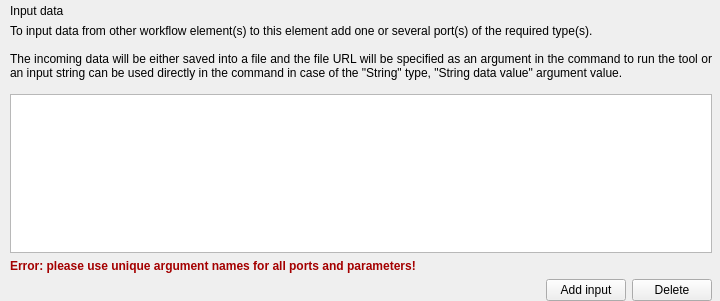
<?xml version="1.0" encoding="UTF-8"?>
<ui version="4.0">
 <class>CreateCmdlineBasedWorkerWizardInputDataPage</class>
 <widget class="QWizardPage" name="CreateCmdlineBasedWorkerWizardInputDataPage">
  <property name="geometry">
   <rect>
    <x>0</x>
    <y>0</y>
    <width>720</width>
    <height>301</height>
   </rect>
  </property>
  <property name="windowTitle">
   <string>WizardPage</string>
  </property>
  <layout class="QVBoxLayout" name="verticalLayout_3">
   <property name="leftMargin">
    <number>10</number>
   </property>
   <property name="topMargin">
    <number>4</number>
   </property>
   <property name="rightMargin">
    <number>8</number>
   </property>
   <property name="bottomMargin">
    <number>0</number>
   </property>
   <item>
    <widget class="QLabel" name="lblTitle">
     <property name="text">
      <string>Input data</string>
     </property>
    </widget>
   </item>
   <item>
    <layout class="QVBoxLayout" name="verticalLayout">
     <property name="spacing">
      <number>0</number>
     </property>
     <item>
      <widget class="QLabel" name="lblDescription">
       <property name="sizePolicy">
        <sizepolicy hsizetype="Preferred" vsizetype="Preferred">
         <horstretch>0</horstretch>
         <verstretch>0</verstretch>
        </sizepolicy>
       </property>
       <property name="text">
        <string>To input data from other workflow element(s) to this element add one or several port(s) of the required type(s).

The incoming data will be either saved into a file and the file URL will be specified as an argument in the command to run the tool or an input string can be used directly in the command in case of the &quot;String&quot; type, &quot;String data value&quot; argument value.
</string>
       </property>
       <property name="alignment">
        <set>Qt::AlignJustify|Qt::AlignVCenter</set>
       </property>
       <property name="wordWrap">
        <bool>true</bool>
       </property>
      </widget>
     </item>
     <item>
      <widget class="QTableView" name="tvInput">
       <property name="minimumSize">
        <size>
         <width>700</width>
         <height>0</height>
        </size>
       </property>
       <property name="selectionMode">
        <enum>QAbstractItemView::SingleSelection</enum>
       </property>
       <attribute name="verticalHeaderVisible">
        <bool>false</bool>
       </attribute>
       <attribute name="verticalHeaderHighlightSections">
        <bool>false</bool>
       </attribute>
      </widget>
     </item>
    </layout>
   </item>
   <item>
    <widget class="QLabel" name="duplicateInputsWarningLabel">
     <property name="palette">
      <palette>
       <active>
        <colorrole role="WindowText">
         <brush brushstyle="SolidPattern">
          <color alpha="255">
           <red>164</red>
           <green>0</green>
           <blue>0</blue>
          </color>
         </brush>
        </colorrole>
       </active>
       <inactive>
        <colorrole role="WindowText">
         <brush brushstyle="SolidPattern">
          <color alpha="255">
           <red>164</red>
           <green>0</green>
           <blue>0</blue>
          </color>
         </brush>
        </colorrole>
       </inactive>
       <disabled>
        <colorrole role="WindowText">
         <brush brushstyle="SolidPattern">
          <color alpha="255">
           <red>190</red>
           <green>190</green>
           <blue>190</blue>
          </color>
         </brush>
        </colorrole>
       </disabled>
      </palette>
     </property>
     <property name="text">
      <string>&lt;html&gt;&lt;head/&gt;&lt;body&gt;&lt;p&gt;&lt;span style=&quot; font-weight:600;&quot;&gt;Error: please use unique argument names for all ports and parameters!&lt;/span&gt;&lt;/p&gt;&lt;/body&gt;&lt;/html&gt;</string>
     </property>
    </widget>
   </item>
   <item>
    <layout class="QHBoxLayout" name="inputsButtonsLayout">
     <property name="sizeConstraint">
      <enum>QLayout::SetMinAndMaxSize</enum>
     </property>
     <item>
      <spacer name="horizontalSpacer">
       <property name="orientation">
        <enum>Qt::Horizontal</enum>
       </property>
       <property name="sizeHint" stdset="0">
        <size>
         <width>188</width>
         <height>20</height>
        </size>
       </property>
      </spacer>
     </item>
     <item>
      <widget class="QPushButton" name="pbAddInput">
       <property name="text">
        <string>Add input</string>
       </property>
      </widget>
     </item>
     <item>
      <widget class="QPushButton" name="pbDeleteInput">
       <property name="text">
        <string>Delete</string>
       </property>
      </widget>
     </item>
    </layout>
   </item>
  </layout>
 </widget>
 <resources/>
 <connections/>
</ui>
